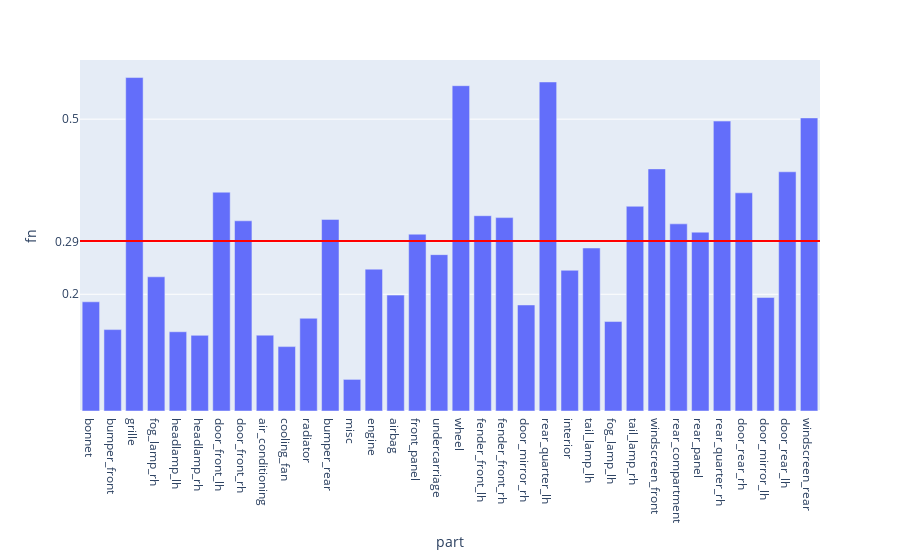

Notebook cell for this chart:
### Code cell
fig = px.bar(evalMetrics, x = 'part', y = 'fn')

fig.add_hline(y=avgFn, line_width=2, line_color="red")

fig.update_layout(
    yaxis = dict(
        tickmode = 'array',
        tickvals = [np.format_float_positional(avgFn, 2), 0.2, 0.5, 0.7],
    )
)
fig

### Figure 1 — Plotly figure (JSON) as saved in the notebook; plotly's stock layout.template omitted (floating-point values rounded to 4 significant figures)
{"data": [{"alignmentgroup": "True", "hovertemplate": "part=%{x}<br>fn=%{y}<extra></extra>", "legendgroup": "", "marker": {"color": "#636efa", "pattern": {"shape": ""}}, "name": "", "offsetgroup": "", "orientation": "v", "showlegend": false, "textposition": "auto", "type": "bar", "x": ["bonnet", "bumper_front", "grille", "fog_lamp_rh", "headlamp_lh", "headlamp_rh", "door_front_lh", "door_front_rh", "air_conditioning", "cooling_fan", "radiator", "bumper_rear", "misc", "engine", "airbag", "front_panel", "undercarriage", "wheel", "fender_front_lh", "fender_front_rh", "door_mirror_rh", "rear_quarter_lh", "interior", "tail_lamp_lh", "fog_lamp_lh", "tail_lamp_rh", "windscreen_front", "rear_compartment", "rear_panel", "rear_quarter_rh", "door_rear_rh", "door_mirror_lh", "door_rear_lh", "windscreen_rear"], "xaxis": "x", "y": [0.1871, 0.1395, 0.5713, 0.2299, 0.1358, 0.1296, 0.3749, 0.3259, 0.1299, 0.1103, 0.1589, 0.3282, 0.05414, 0.243, 0.1985, 0.3029, 0.2679, 0.5573, 0.3346, 0.3313, 0.1816, 0.5637, 0.241, 0.2793, 0.1533, 0.3508, 0.4148, 0.3206, 0.3064, 0.4967, 0.3738, 0.1944, 0.4098, 0.5021], "yaxis": "y"}], "layout": {"barmode": "relative", "legend": {"tracegroupgap": 0}, "margin": {"t": 60}, "shapes": [{"line": {"color": "red", "width": 2}, "type": "line", "x0": 0, "x1": 1, "xref": "x domain", "y0": 0.2912, "y1": 0.2912, "yref": "y"}], "xaxis": {"anchor": "y", "domain": [0, 1], "title": {"text": "part"}}, "yaxis": {"anchor": "x", "domain": [0, 1], "tickmode": "array", "tickvals": ["0.29", 0.2, 0.5, 0.7], "title": {"text": "fn"}}}}
